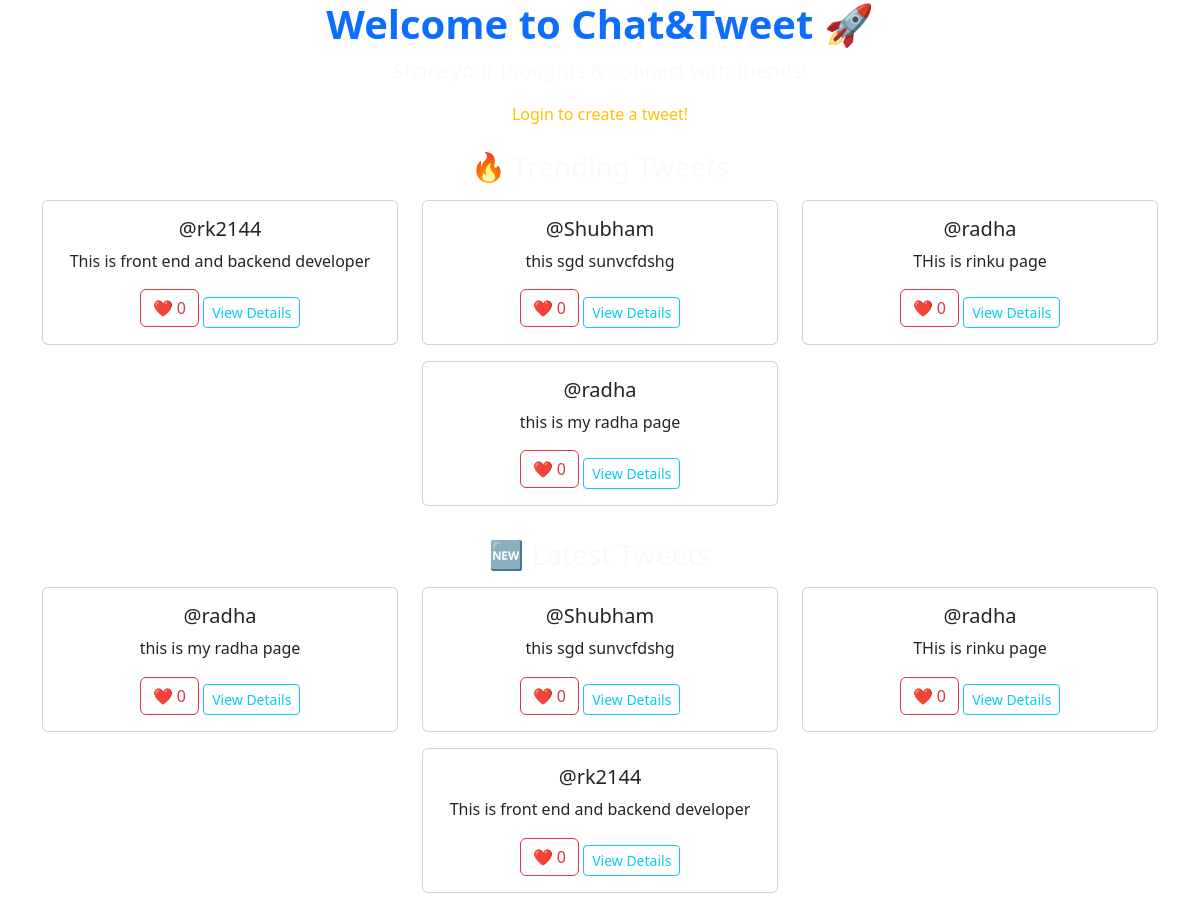
Before: / with the older database file.
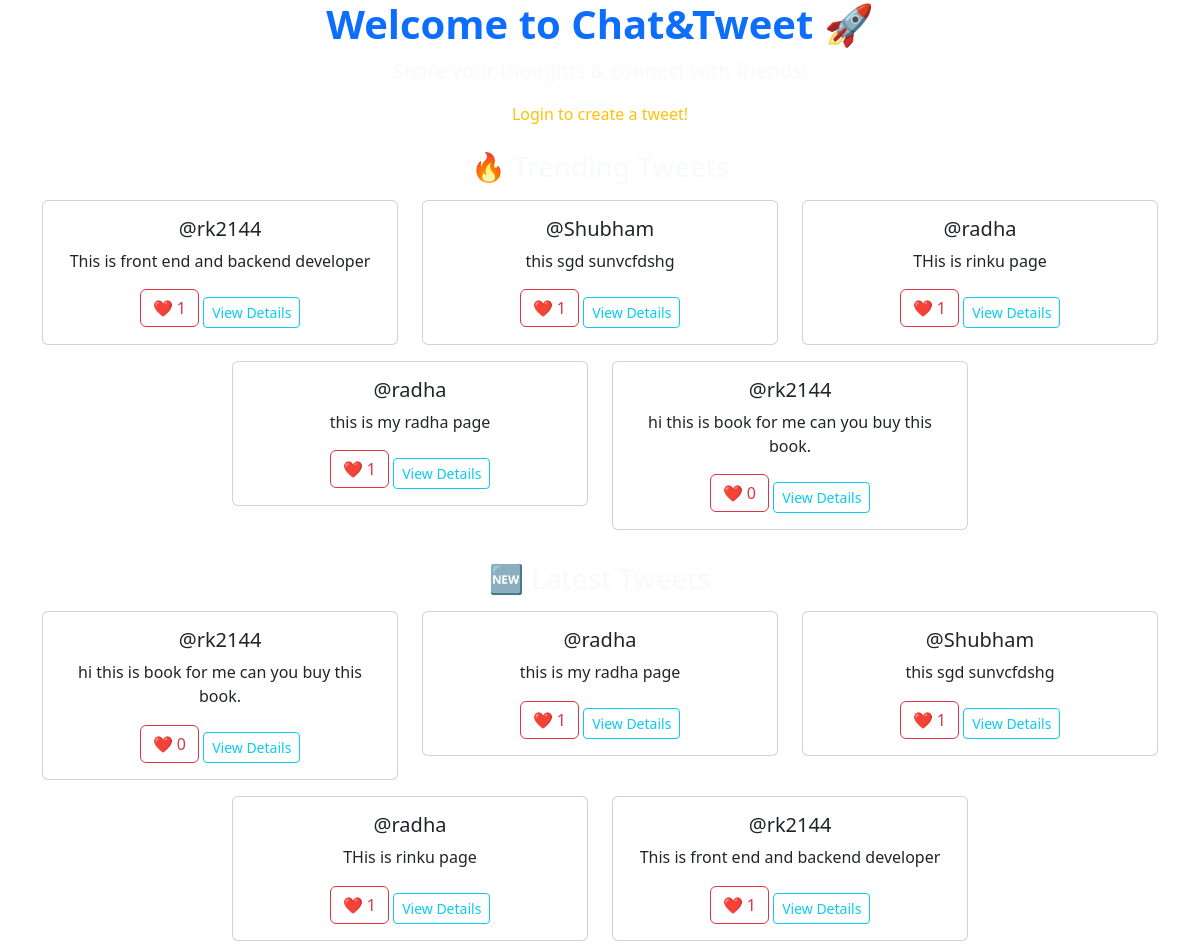
After: the same page with the newer database file.
### tweet/models.py (models this page shows, shortened)
class Tweet(models.Model):
    user = models.ForeignKey(User, on_delete=models.CASCADE)
    text = models.TextField(max_length=240)
    photo = models.ImageField(upload_to='photo/', blank=True, null=True)
    created_at = models.DateTimeField(auto_now_add=True)
    updated_at = models.DateTimeField(auto_now=True)
    def total_likes(self):
        return self.likes.count()

### tweet/views.py (the view)
# urls.py: path('', views.home, name='home'),
def home(request):
    latest_tweets = Tweet.objects.all().order_by('-created_at')[:5]
    trending_tweets = Tweet.objects.annotate(like_count=Count('likes')).order_by('-like_count')[:5]
    top_users = Tweet.objects.values('user__username').annotate(tweet_count=Count('id')).order_by('-tweet_count')[:5]
    if request.user.is_authenticated:
        if request.method == 'POST':
            form = TweetForm(request.POST, request.FILES)
            if form.is_valid():
                tweet = form.save(commit=False)
                tweet.user = request.user
                tweet.save()
                return redirect('home')
        else:
            form = TweetForm()
    else:
        form = None
    context = {
        'latest_tweets': latest_tweets,
        'trending_tweets': trending_tweets,
        'top_users': top_users,
        'form': form
    }
    return render(request, 'home.html', context)

### tweet/templates/home.html (shortened to what this page needs)
{% extends "layout.html" %}
{% block content %}
<div class="text-center">
    <h1 class="fw-bold text-primary">Welcome to Chat&Tweet 🚀</h1>
    <p class="lead text-light">Share your thoughts & connect with friends!</p>
    {% if user.is_authenticated %}
        <div class="card my-3 p-3">
            <h5>Create a new Tweet</h5>
            <form method="post" enctype="multipart/form-data" action="{% url 'tweet_create' %}">
                {% csrf_token %}
                {{ form.as_p }}
                <button class="btn btn-success" type="submit">Tweet</button>
            </form>
        </div>
    {% else %}
        <p class="text-warning">Login to create a tweet!</p>
    {% endif %}
    <h3 class="text-light mt-4">🔥 Trending Tweets</h3>
    <div class="row justify-content-center">
        {% for tweet in trending_tweets %}
        <div class="col-md-4">
            <div class="card my-2">
                <div class="card-body">
                    <h5 class="card-title">@{{ tweet.user.username }}</h5>
                    <p class="card-text">{{ tweet.text|truncatechars:100 }}</p>
                    <button class="btn btn-outline-danger like-btn" data-tweet-id="{{ tweet.id }}">
                        ❤️ <span class="likes-count">{{ tweet.total_likes }}</span>
                    </button>
                    <a href="{% url 'tweet_detail' tweet.id %}" class="btn btn-outline-info btn-sm mt-2">View Details</a>
                </div>
            </div>
        </div>
        {% empty %}
        <p class="text-muted">No trending tweets yet.</p>
        {% endfor %}
    </div>
    <h3 class="text-light mt-4">🆕 Latest Tweets</h3>
    <div class="row justify-content-center">
        {% for tweet in latest_tweets %}
        <div class="col-md-4">
            <div class="card my-2">
                <div class="card-body">
                    <h5 class="card-title">@{{ tweet.user.username }}</h5>
                    <p class="card-text">{{ tweet.text|truncatechars:100 }}</p>
                    <button class="btn btn-outline-danger like-btn" data-tweet-id="{{ tweet.id }}">
                        ❤️ <span class="likes-count">{{ tweet.total_likes }}</span>
                    </button>
                    <a href="{% url 'tweet_detail' tweet.id %}" class="btn btn-outline-info btn-sm mt-2">View Details</a>
                </div>
            </div>
        </div>
        {% empty %}
        <p class="text-muted">No tweets yet.</p>
        {% endfor %}
    </div>
</div>
{% endblock %}

Changed rows visible on the page:
computed for Tweet "This is front end and backend developer": total_likes "0" → "1"
computed for Tweet "this sgd sunvcfdshg": total_likes "0" → "1"
computed for Tweet "THis is rinku page": total_likes "0" → "1"
computed for Tweet "this is my radha page": total_likes "0" → "1"
added Tweet: user.username "rk2144", text "hi this is book for me can you buy this book.", total_likes "0"
